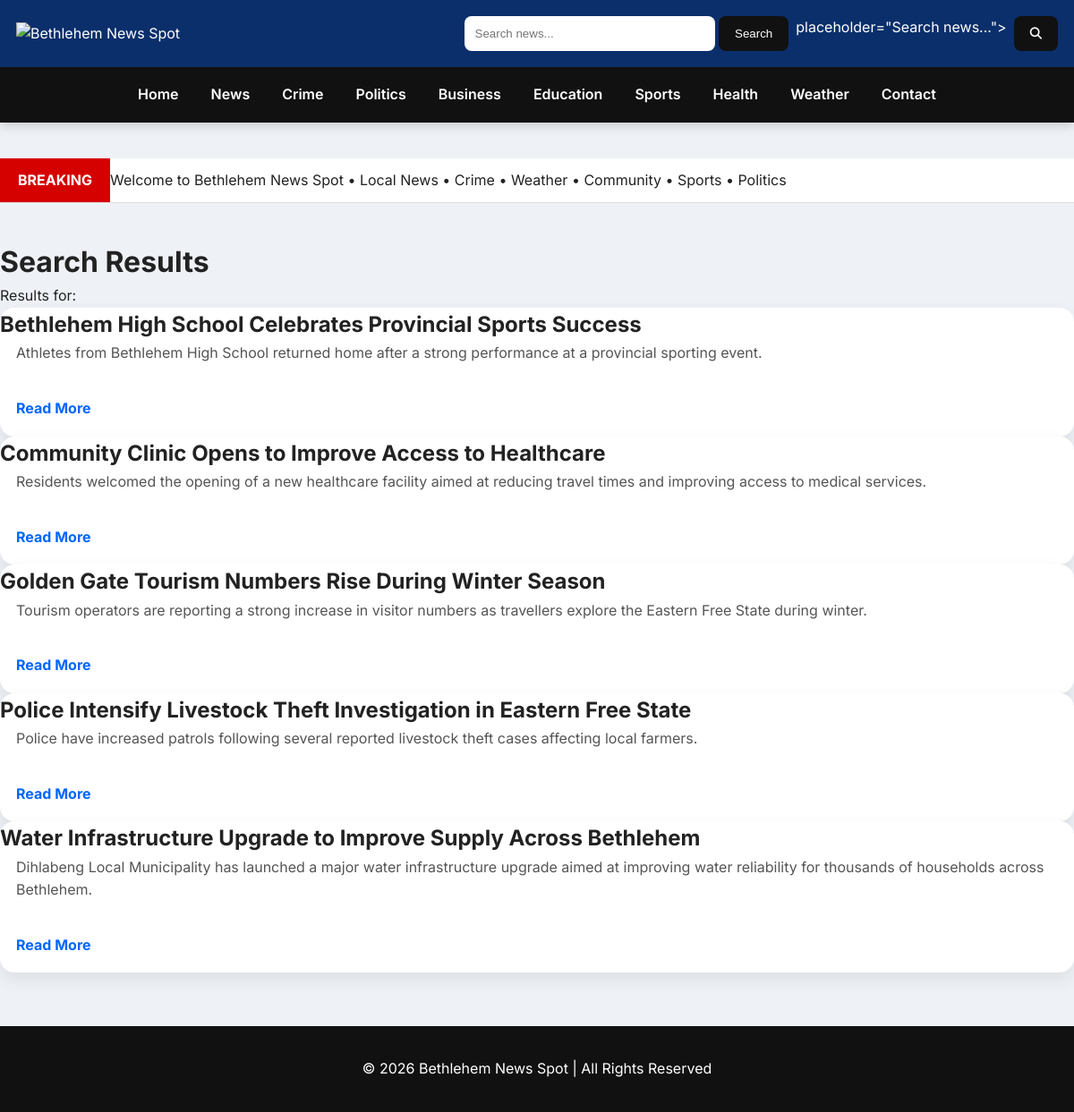
Screenshot of /search with the database file from the repository.
### models/article.py (models this page shows)
class Article(db.Model):
    __tablename__ = "articles"
    id = db.Column(db.Integer, primary_key=True)
    title = db.Column(db.String(200), nullable=False)
    summary = db.Column(db.String(500), nullable=False)
    content = db.Column(db.Text, nullable=False)
    category = db.Column(db.String(100), nullable=False)
    author = db.Column(db.String(100), nullable=False)
    image = db.Column(db.String(255))
    published = db.Column(
    db.Boolean,
    default=False
)
    breaking = db.Column(db.Boolean, default=False)
    featured = db.Column(db.Boolean, default=False)
    views = db.Column(db.Integer, default=0)
    created_at = db.Column(db.DateTime, default=datetime.utcnow)

### routes/articles.py (the view)
@articles_bp.route("/search")
def search():
    search_term = request.args.get("q", "")
    articles = search_articles(search_term)
    return render_template(
        "search_results.html",
        search_term=search_term,
        articles=articles,
    )

### services/article_service.py (called while the page is built)
def search_articles(search_term):
    return (
        Article.query.filter(
            or_(
                Article.title.ilike(f"%{search_term}%"),
                Article.summary.ilike(f"%{search_term}%"),
                Article.content.ilike(f"%{search_term}%"),
                Article.category.ilike(f"%{search_term}%"),
                Article.author.ilike(f"%{search_term}%"),
            )
        )
        .order_by(Article.created_at.desc())
        .all()
    )

### templates/search_results.html (shortened to what this page needs)
{% extends "base.html" %}
{% block content %}
<h1>Search Results</h1>
<p>
Results for:
</p>
{% if articles %}
    {% for article in articles %}
        <div class="news-card">
            <h2>{{ article.title }}</h2>
            <p>{{ article.summary }}</p>
            <a href="{{ url_for('articles.article', article_id=article.id) }}">
                Read More
            </a>
        </div>
    {% endfor %}
{% else %}
<p>No matching articles found.</p>
{% endif %}
{% endblock %}

### static/css/main.css (style rules this page uses)
* { margin:0; padding:0; box-sizing:border-box; }
body { font-family:'Inter',sans-serif; background:#eef2f7; color:#222; line-height:1.6; }
.news-card { background:white; border-radius:16px; overflow:hidden; box-shadow:0 8px 20px rgba(0,0,0,.08); transition:.3s; }
.news-card p { padding:0 18px 18px; color:#555; }
.news-card a { display:block; padding:18px; color:#0066ff; font-weight:bold; text-decoration:none; }

### rows the page displays
Article: title "Bethlehem High School Celebrates Provincial Sports Success", summary "Athletes from Bethlehem High School returned home after a strong performance at a provincial sporting event."
Article: title "Community Clinic Opens to Improve Access to Healthcare", summary "Residents welcomed the opening of a new healthcare facility aimed at reducing travel times and improving access to medical services."
Article: title "Golden Gate Tourism Numbers Rise During Winter Season", summary "Tourism operators are reporting a strong increase in visitor numbers as travellers explore the Eastern Free State during winter."
Article: title "Police Intensify Livestock Theft Investigation in Eastern Free State", summary "Police have increased patrols following several reported livestock theft cases affecting local farmers."
Article: title "Water Infrastructure Upgrade to Improve Supply Across Bethlehem", summary "Dihlabeng Local Municipality has launched a major water infrastructure upgrade aimed at improving water reliability for thousands of households across Bethlehem."
